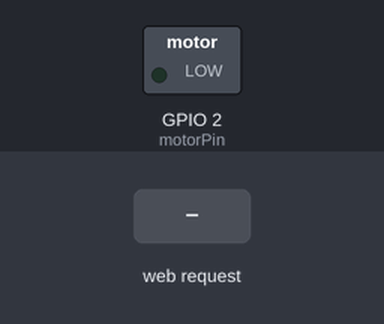
The sketch below on a simulated ESP32. On the bench: switched loads named in the sketch (green lamp = pin HIGH). Inputs (shaded band) come from the test bench. WiFi joins after 1.5 s; servers stay silent unless stated; what the sketch prints to the serial monitor is not drawn.

Above: at 2.7 s.
2.8 s: HTTP request GET /on received
At 4.0 s:
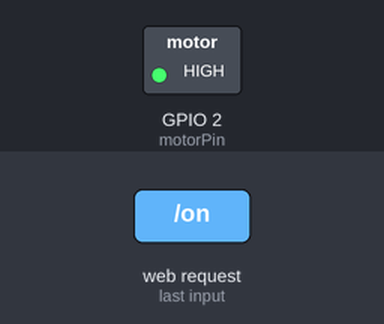
4.3 s: HTTP request GET /off received
At 5.2 s:
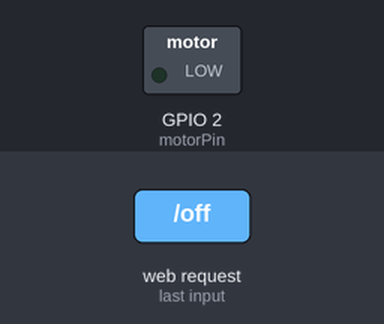
Timing chart, 0 to 7.3 s (numbered marks = the images above; inputs shaded):
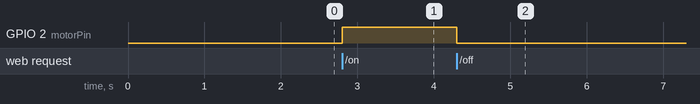

Measured:
- after the input at 2.8 s, GPIO 2 (motorPin): LOW → HIGH at once
- after the input at 4.3 s, GPIO 2 (motorPin): HIGH → LOW at once

The sketch:

Motor_control.ino
```cpp
#include <WiFi.h>
#include <WebServer.h>
const char* ssid = "MOOD";
const char* password = "1password1";
WebServer server(80);
int motorPin = 2;
void handleRoot() {
  String html = "<h1>ESP32 Motor Control</h1>";
  html += "<p><a href='/on'><button>ON</button></a></p>";
  html += "<p><a href='/off'><button>OFF</button></a></p>";
  html += "<p>Motor is " + String(digitalRead(motorPin) ? "ON" : "OFF") + "</p>";
  server.send(200, "text/html", html);
}
void handleOn() {
  digitalWrite(motorPin, HIGH);
  server.sendHeader("Location", "/");
  server.send(303);
}
void handleOff() {
  digitalWrite(motorPin, LOW);
  server.sendHeader("Location", "/");
  server.send(303);
}
void setup() {
  Serial.begin(115200);
  pinMode(motorPin, OUTPUT);
  digitalWrite(motorPin, LOW);
  WiFi.begin(ssid, password);
  Serial.print("Connecting");
  while (WiFi.status() != WL_CONNECTED) {
    delay(500);
    Serial.print(".");
  }

  Serial.println("\nConnected!");
  Serial.println(WiFi.localIP());

  server.on("/", handleRoot);
  server.on("/on", handleOn);
  server.on("/off", handleOff);

  server.begin();
}

void loop() {
  server.handleClient();
}
```

led.cpp
```cpp
// C++ code
//
/*
  This program blinks pin 13 of the Arduino (the
  built-in LED)
*/

void setup()
{
  pinMode(LED_BUILTIN, OUTPUT);
}

void loop()
{
  // turn the LED on (HIGH is the voltage level)
  digitalWrite(LED_BUILTIN, HIGH);
  delay(400); // Wait for 400 millisecond(s)
  // turn the LED off by making the voltage LOW
  digitalWrite(LED_BUILTIN, LOW);
  delay(400); // Wait for 400 millisecond(s)
}
```

main.cpp
```cpp
#include <iostream>

int main()
{
   int c ( 6 );   // direct-initialization (initial value in parenthesis)

// Modern initialization forms (preferred):
int d { 7 };   // direct-list-initialization (initial value in braces)
   int s = c + d;
   std::cout << s;
   return 0;
}
```
